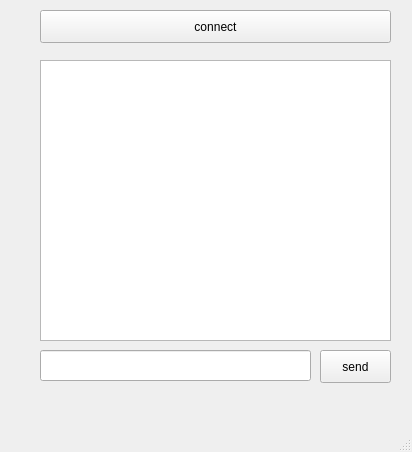
<?xml version="1.0" encoding="UTF-8"?>
<ui version="4.0">
 <class>MainWindow</class>
 <widget class="QMainWindow" name="MainWindow">
  <property name="geometry">
   <rect>
    <x>0</x>
    <y>0</y>
    <width>412</width>
    <height>452</height>
   </rect>
  </property>
  <property name="windowTitle">
   <string>MainWindow</string>
  </property>
  <widget class="QWidget" name="centralwidget">
   <widget class="QPushButton" name="connectBtn">
    <property name="geometry">
     <rect>
      <x>40</x>
      <y>10</y>
      <width>351</width>
      <height>33</height>
     </rect>
    </property>
    <property name="text">
     <string>connect</string>
    </property>
   </widget>
   <widget class="QLineEdit" name="lineEdit">
    <property name="geometry">
     <rect>
      <x>40</x>
      <y>350</y>
      <width>271</width>
      <height>31</height>
     </rect>
    </property>
   </widget>
   <widget class="QPushButton" name="sendMessageBtn">
    <property name="geometry">
     <rect>
      <x>320</x>
      <y>350</y>
      <width>71</width>
      <height>33</height>
     </rect>
    </property>
    <property name="text">
     <string>send</string>
    </property>
   </widget>
   <widget class="QTextBrowser" name="textBrowser">
    <property name="geometry">
     <rect>
      <x>40</x>
      <y>60</y>
      <width>351</width>
      <height>281</height>
     </rect>
    </property>
   </widget>
  </widget>
  <widget class="QMenuBar" name="menubar">
   <property name="geometry">
    <rect>
     <x>0</x>
     <y>0</y>
     <width>412</width>
     <height>29</height>
    </rect>
   </property>
  </widget>
  <widget class="QStatusBar" name="statusbar"/>
 </widget>
 <resources/>
 <connections/>
</ui>
